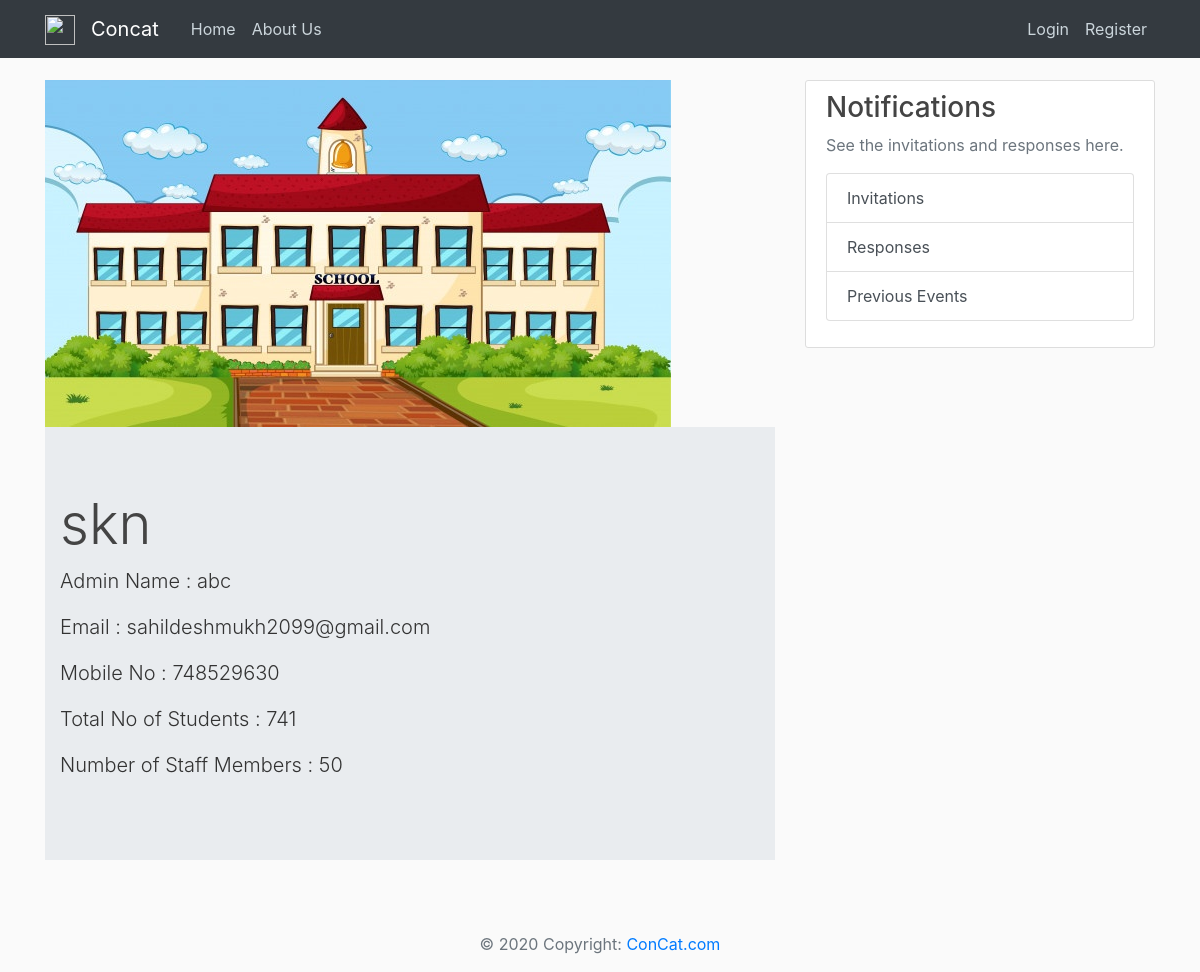
The app's page /institute_info/1, older data.
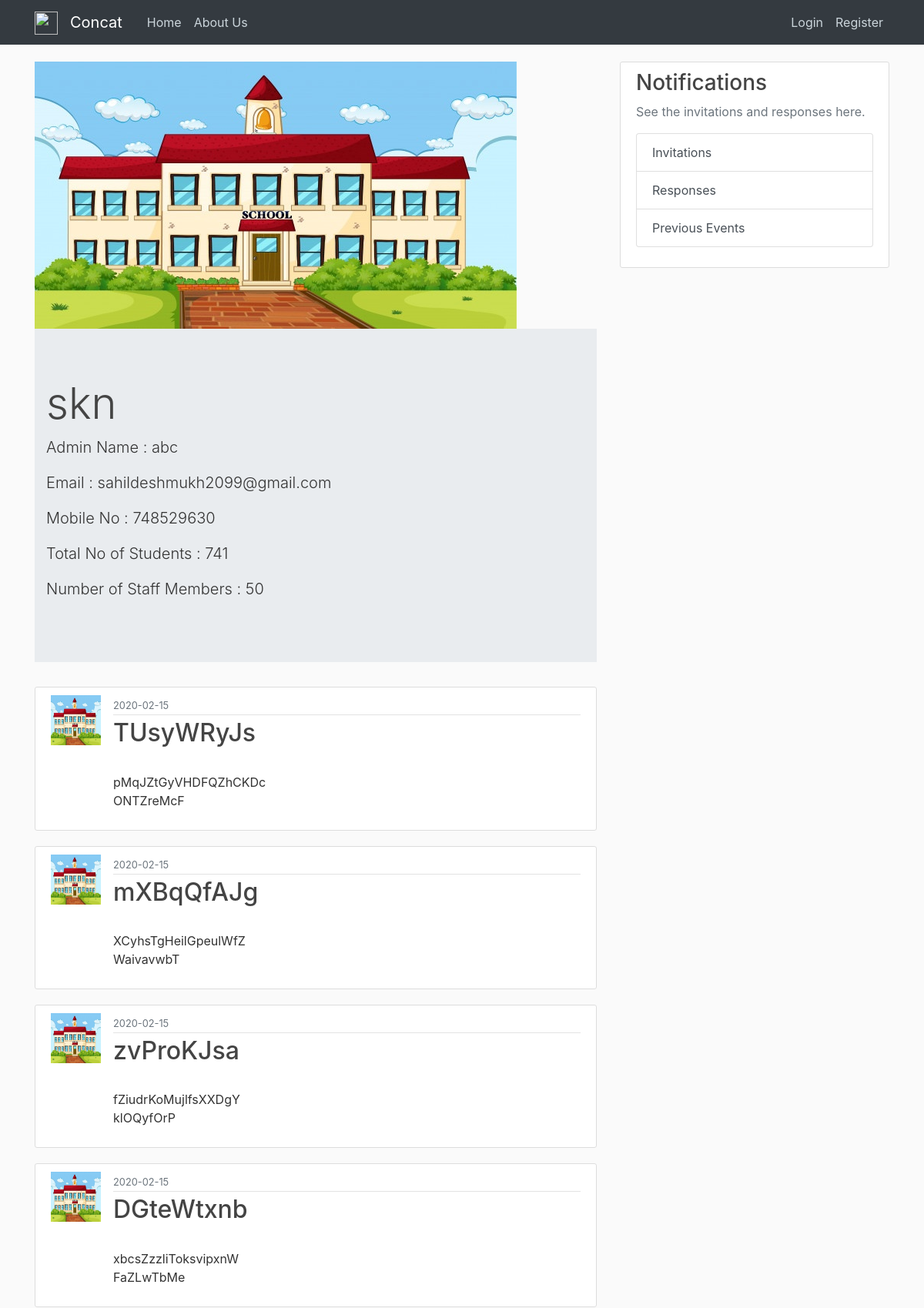
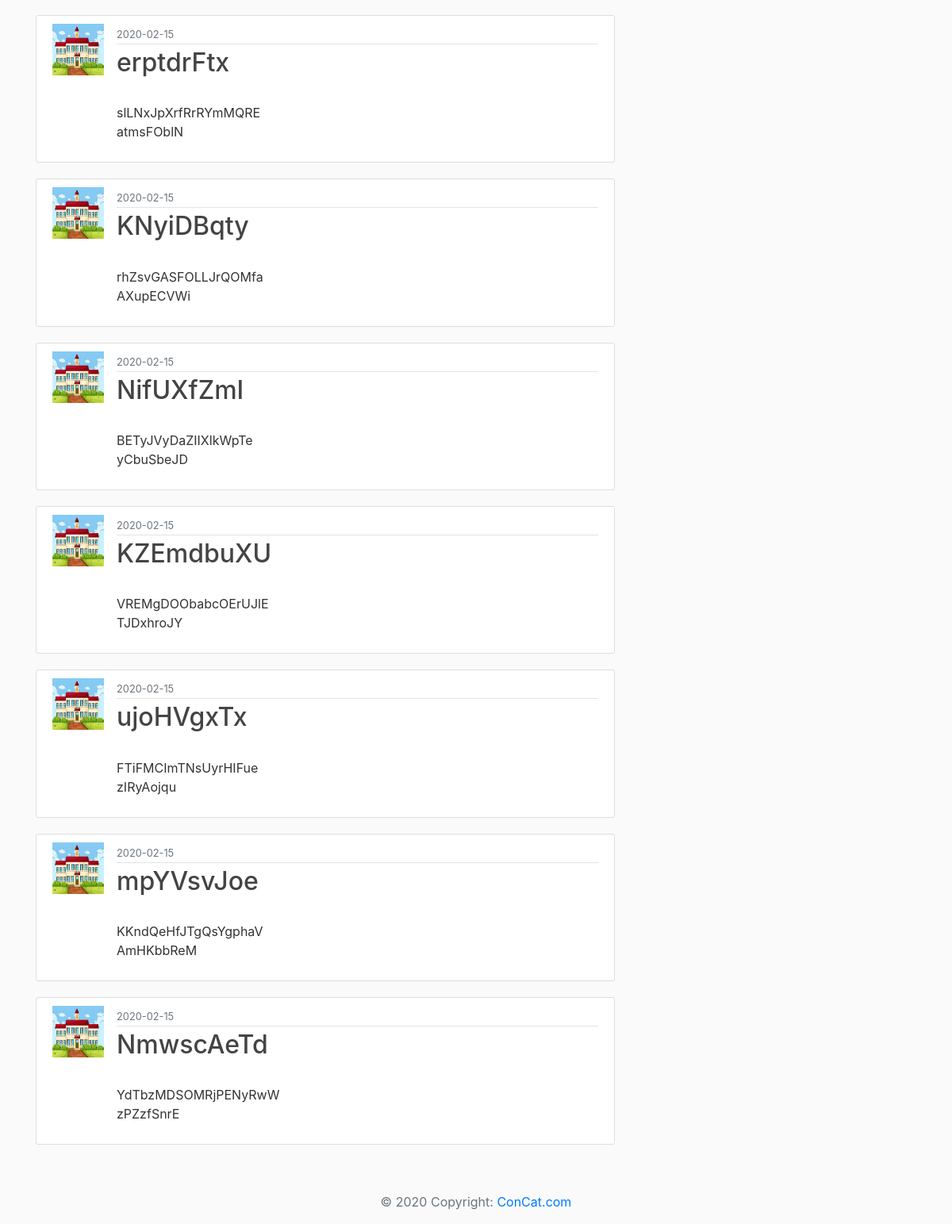
The same page, newer data (2 pictures, top to bottom).
### FlaskApp/models.py (models this page shows, shortened)
class Event(db.Model):
	id = db.Column(db.Integer , primary_key = True)
	title = db.Column(db.String(70),nullable = False)
	short_disc = db.Column(db.String(150),nullable = False)
	long_disc = db.Column(db.String(2000),nullable=False)
	poster = db.Column(db.String(20), default='default.jpg')
	reg_last_date = db.Column(db.DateTime , nullable=False)
	event_date = db.Column(db.DateTime , nullable=False)
	ins_id = db.Column(db.Integer,db.ForeignKey('institute.id'),nullable=False)

class Institute(db.Model , UserMixin):
	id = db.Column(db.Integer , primary_key = True)
	ins_name = db.Column(db.String(70),unique = True,nullable = False)
	admin_name = db.Column(db.String(50),nullable = False)
	address = db.Column(db.String(100),nullable=False)
	mobile_no = db.Column(db.Integer,unique = True,nullable=False)
	no_of_students = db.Column(db.Integer,nullable=False)
	no_of_staff = db.Column(db.Integer,nullable=False)
	email = db.Column(db.String(120),unique = True,nullable = False)
	password = db.Column(db.String(60),nullable=False)
	scope = db.Column(db.String(200),nullable=False)
	ins_img = db.Column(db.String(20), default='default.jpg')
	posts = db.relationship('Event',backref='host',lazy=True)

### FlaskApp/routes.py (the view)
@app.route("/institute_info/<int:ins_id>")
def institute_info(ins_id):
	institute = Institute.query.get_or_404(ins_id)
	events = Event.query.filter_by(host=institute).order_by(Event.event_date.desc())
	return render_template('institute_info.html',title=institute.ins_name,institute=institute , events = events)

### FlaskApp/templates/institute_info.html
{% extends "layout.html" %}
{% block content %}
    <img src="{{ url_for('static' , filename = 'ins_profiles/'+institute.ins_img) }}">
    <div class="jumbotron jumbotron-fluid">
      <div class="container">
        <h1 class="display-4"> {{ institute.ins_name }}</h1>
        <p class="lead">Admin Name : {{ institute.admin_name }}</p>
        <p class="lead">Email : {{ institute.email }}</p>
        <p class="lead">Mobile No : {{ institute.mobile_no }}</p>
        <p class="lead">Total No of Students : {{ institute.no_of_students }}</p>
        <p class="lead">Number of Staff Members : {{ institute.no_of_staff }}</p>
      </div>
  </div>
    {% for event in events %}
       <article class="media content-section">
          <img class="rounded_circle article-img" src="{{ url_for('static' , filename = 'ins_profiles/'+event.host.ins_img) }}">
          <div class="media-body">
            <div class="article-metadata">
              <small class="text-muted">{{ event.reg_last_date.strftime('%Y-%m-%d') }}</small>
            </div>
            <h2><a class="article-title" href="{{ url_for('event',event_id=event.id) }}">{{ event.title }}</a></h2>
            <p class="article-content">{{ event.short_disc }}</p>
          </div>
        </article>
   {% endfor %}
{% endblock content %}

Row changes from the older to the newer data that the page shows:
added Event: ins_img (placeholder picture), reg_last_date "2020-02-15", title "TUsyWRyJs", short_disc "pMqJZtGyVHDFQZhCKDc ONTZreMcF"
added Event: ins_img (placeholder picture), reg_last_date "2020-02-15", title "mXBqQfAJg", short_disc "XCyhsTgHeilGpeulWfZ WaivavwbT"
added Event: ins_img (placeholder picture), reg_last_date "2020-02-15", title "zvProKJsa", short_disc "fZiudrKoMujlfsXXDgY klOQyfOrP"
added Event: ins_img (placeholder picture), reg_last_date "2020-02-15", title "DGteWtxnb", short_disc "xbcsZzzliToksvipxnW FaZLwTbMe"
added Event: ins_img (placeholder picture), reg_last_date "2020-02-15", title "erptdrFtx", short_disc "slLNxJpXrfRrRYmMQRE atmsFOblN"
added Event: ins_img (placeholder picture), reg_last_date "2020-02-15", title "KNyiDBqty", short_disc "rhZsvGASFOLLJrQOMfa AXupECVWi"
added Event: ins_img (placeholder picture), reg_last_date "2020-02-15", title "NifUXfZmI", short_disc "BETyJVyDaZIIXlkWpTe yCbuSbeJD"
added Event: ins_img (placeholder picture), reg_last_date "2020-02-15", title "KZEmdbuXU", short_disc "VREMgDOObabcOErUJlE TJDxhroJY"
added Event: ins_img (placeholder picture), reg_last_date "2020-02-15", title "ujoHVgxTx", short_disc "FTiFMCImTNsUyrHIFue zIRyAojqu"
added Event: ins_img (placeholder picture), reg_last_date "2020-02-15", title "mpYVsvJoe", short_disc "KKndQeHfJTgQsYgphaV AmHKbbReM"
added Event: ins_img (placeholder picture), reg_last_date "2020-02-15", title "NmwscAeTd", short_disc "YdTbzMDSOMRjPENyRwW zPZzfSnrE"
